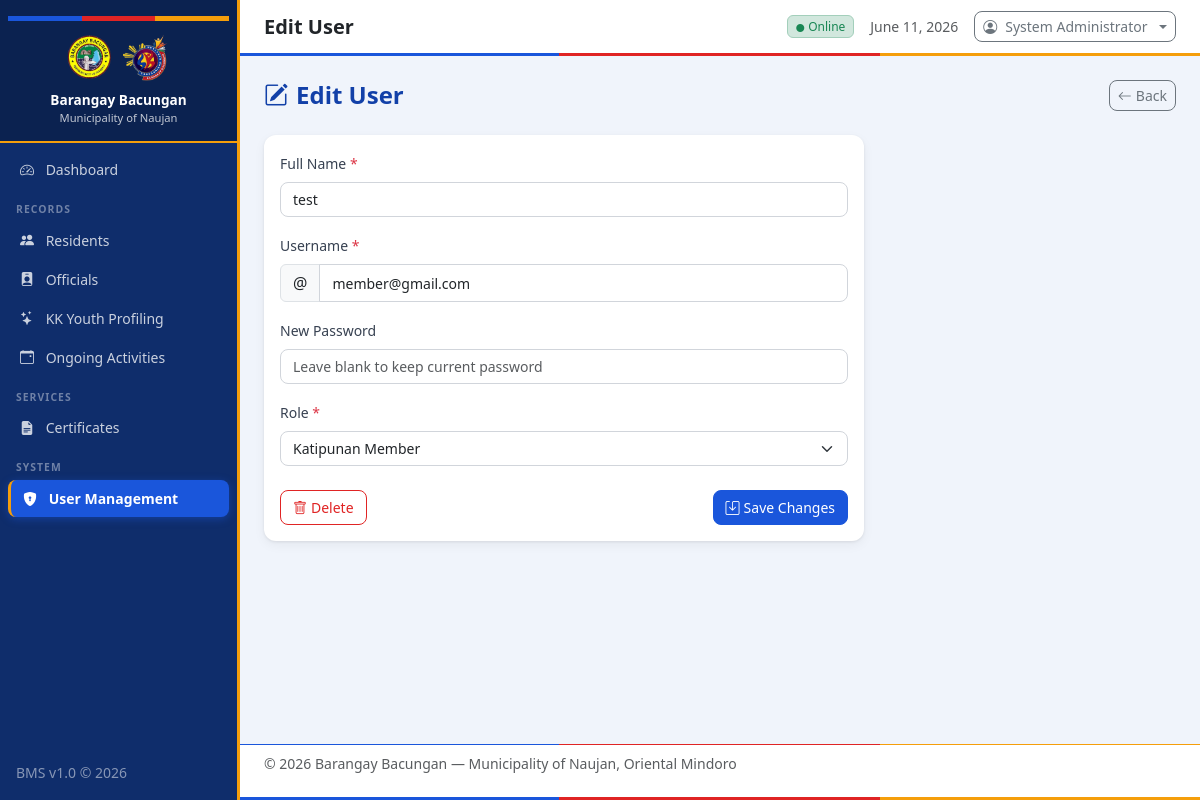
The page /modules/users/edit.php?id=4 (signed in) on the database its author committed.
### tables this page shows
CREATE TABLE users (
            id INTEGER PRIMARY KEY AUTOINCREMENT,
            username TEXT NOT NULL UNIQUE,
            password TEXT NOT NULL,
            full_name TEXT NOT NULL,
            role TEXT DEFAULT 'Staff',
            created_at TEXT DEFAULT (datetime('now','localtime'))
        );

### config/auth.php (called while the page is built, shortened)
<?php
function getCurrentUser(): ?array {
    $db = getDB();
    $stmt = $db->prepare("SELECT id, username, full_name, role FROM users WHERE id = ?");
    $stmt->execute([$_SESSION['user_id']]);
    return $stmt->fetch() ?: null;
}

### modules/users/edit.php (the view, shortened to what this page needs)
<?php
require_once __DIR__ . '/../../config/auth.php';
$pageTitle = 'Edit User';
$rootPath  = '../../';
$db = getDB();
$id = (int)($_GET['id'] ?? 0);
$stmt = $db->prepare("SELECT * FROM users WHERE id = ?");
$stmt->execute([$id]);
$data = $stmt->fetch();
include __DIR__ . '/../../includes/header.php';
?>
<div class="page-header mb-4 d-flex justify-content-between align-items-center">
    <h4 class="mb-0"><i class="bi bi-pencil-square me-2"></i>Edit User</h4>
    <a href="index.php" class="btn btn-outline-secondary btn-sm"><i class="bi bi-arrow-left me-1"></i>Back</a>
</div>
<div class="card content-card" style="max-width: 600px;">
    <div class="card-body">
        <form method="POST">
            <div class="mb-3">
                <label class="form-label">Full Name <span class="text-danger">*</span></label>
                <input type="text" name="full_name" class="form-control" value="<?= htmlspecialchars($data['full_name']) ?>" required>
            </div>
            <div class="mb-3">
                <label class="form-label">Username <span class="text-danger">*</span></label>
                <div class="input-group">
                    <span class="input-group-text">@</span>
                    <input type="text" name="username" class="form-control" value="<?= htmlspecialchars($data['username']) ?>" required>
                </div>
            </div>
            <div class="mb-3">
                <label class="form-label">New Password</label>
                <input type="password" name="password" class="form-control" placeholder="Leave blank to keep current password">
            </div>
            <div class="mb-3">
                <label class="form-label">Role <span class="text-danger">*</span></label>
                <select name="role" class="form-select" required>
                    <option value="Katipunan Member" <?= $data['role'] === 'Katipunan Member' ? 'selected' : '' ?>>Katipunan Member</option>
                </select>
            </div>
            <div class="text-end mt-4 d-flex justify-content-between">
                <?php if ($id !== $currentUser['id']): ?>
                <a href="delete.php?id=<?= $id ?>" class="btn btn-outline-danger" onclick="return confirm('Are you sure you want to delete this user?');">
                    <i class="bi bi-trash me-1"></i>Delete
                </a>
                <?php else: ?>
                <div></div>
                <?php endif; ?>
                <button type="submit" class="btn btn-primary"><i class="bi bi-save me-1"></i>Save Changes</button>
            </div>
        </form>
    </div>
</div>
<?php include __DIR__ . '/../../includes/footer.php'; ?>

### includes/header.php (shortened to what this page needs)
<?php
require_once dirname(__DIR__) . '/config/auth.php';
$currentUser = getCurrentUser();
?>
<!DOCTYPE html>
<html lang="en">
<head>
    <link rel="stylesheet" href="https://cdn.jsdelivr.net/npm/bootstrap@5.3.2/dist/css/bootstrap.min.css">
    <link rel="stylesheet" href="https://cdn.jsdelivr.net/npm/bootstrap-icons@1.11.3/font/bootstrap-icons.min.css">
    <link rel="stylesheet" href="<?= $rootPath ?? '' ?>assets/css/style.css">
</head>
<body>
<?php
function isActive(string $path): string {
    return str_contains($_SERVER['REQUEST_URI'], $path) ? 'active' : '';
}
?>
<div class="wrapper d-flex">
    <nav id="sidebar" class="sidebar d-flex flex-column flex-shrink-0 p-0">
        <div class="sidebar-header text-center py-3 px-2">
            <div class="brgy-seal mb-2 d-flex justify-content-center gap-2">
                <img src="<?= $rootPath ?? '' ?>assets/img/barangay.png" alt="Barangay Logo" style="width: 50px; height: 50px; object-fit: contain;">
                <img src="<?= $rootPath ?? '' ?>assets/img/sk.png" alt="SK Logo" style="width: 50px; height: 50px; object-fit: contain;">
            </div>
            <div class="brgy-name fw-bold text-white lh-sm">
                <?= BARANGAY_NAME ?><br>
                <small class="fw-normal opacity-75" style="font-size:0.7rem"><?= MUNICIPALITY ?></small>
            </div>
        </div>
        <ul class="nav flex-column px-2 pb-3 mt-2">
            <?php
            $userRole = $currentUser['role'] ?? '';
            $isAdmin = $userRole === 'Admin';
            $isSK = $userRole === 'SK Official';
            $isKK = $userRole === 'Katipunan Member';
            ?>
            <?php if ($isAdmin): ?>
            <li class="nav-item">
                <a href="<?= $rootPath ?? '' ?>index.php" class="nav-link <?= isActive('index.php') && !isActive('modules') ? 'active' : '' ?>">
                    <i class="bi bi-speedometer2 me-2"></i> Dashboard
                </a>
            </li>
            <li class="nav-item mt-1">
                <span class="nav-section-label px-2">RECORDS</span>
            </li>
            <li class="nav-item">
                <a href="<?= $rootPath ?? '' ?>modules/residents/index.php" class="nav-link <?= isActive('residents') ? 'active' : '' ?>">
                    <i class="bi bi-people-fill me-2"></i> Residents
                </a>
            </li>
            <li class="nav-item">
                <a href="<?= $rootPath ?? '' ?>modules/officials/index.php" class="nav-link <?= isActive('officials') ? 'active' : '' ?>">
                    <i class="bi bi-person-badge-fill me-2"></i> Officials
                </a>
            </li>
            <?php endif; ?>
            <?php if ($isAdmin || $isSK): ?>
            <li class="nav-item">
                <a href="<?= $rootPath ?? '' ?>modules/kk_youth/index.php" class="nav-link <?= isActive('kk_youth') ? 'active' : '' ?>">
                    <i class="bi bi-stars me-2"></i> KK Youth Profiling
                </a>
            </li>
            <?php endif; ?>
            <?php if ($isAdmin || $isKK || $isSK): ?>
            <li class="nav-item">
                <a href="<?= $rootPath ?? '' ?>modules/activities/index.php" class="nav-link <?= isActive('activities') ? 'active' : '' ?>">
                    <i class="bi bi-calendar-event me-2"></i> Ongoing Activities
                </a>
            </li>
            <?php endif; ?>
            <?php if ($isAdmin): ?>
            <li class="nav-item mt-1">
                <span class="nav-section-label px-2">SERVICES</span>
            </li>
            <li class="nav-item">
                <a href="<?= $rootPath ?? '' ?>modules/certificates/index.php" class="nav-link <?= isActive('certificates') ? 'active' : '' ?>">
                    <i class="bi bi-file-earmark-text-fill me-2"></i> Certificates
                </a>
            </li>
            <li class="nav-item mt-1">
                <span class="nav-section-label px-2">SYSTEM</span>
            </li>
            <li class="nav-item">
                <a href="<?= $rootPath ?? '' ?>modules/users/index.php" class="nav-link <?= isActive('users') ? 'active' : '' ?>">
                    <i class="bi bi-shield-lock-fill me-2"></i> User Management
                </a>
            </li>
            <?php endif; ?>
        </ul>
        <div class="mt-auto px-3 pb-3">
            <small class="text-white-50">BMS v1.0 &copy; <?= date('Y') ?></small>
        </div>
    </nav>
    <div class="main-content flex-grow-1 d-flex flex-column">
        <header class="topbar d-flex align-items-center px-4 py-2">
            <h5 class="mb-0 fw-semibold text-dark"><?= htmlspecialchars($pageTitle ?? 'Dashboard') ?></h5>
            <div class="ms-auto d-flex align-items-center gap-3">
                <span class="badge bg-success-subtle text-success border border-success-subtle">
                    <i class="bi bi-circle-fill me-1" style="font-size:0.5rem"></i>Online
                </span>
                <span class="text-muted small d-none d-md-inline"><?= date('F d, Y') ?></span>
                <div class="dropdown">
                    <button class="btn btn-sm btn-outline-secondary dropdown-toggle d-flex align-items-center gap-2" type="button" data-bs-toggle="dropdown">
                        <i class="bi bi-person-circle"></i>
                        <span class="d-none d-sm-inline"><?= htmlspecialchars($currentUser['full_name'] ?? 'User') ?></span>
                    </button>
                </div>
            </div>
        </header>
        <main class="flex-grow-1 p-4">

### assets/css/style.css (style rules this page uses)
:root { --blue: #1a56db; --blue-dark: #1240a8; --blue-light: #dbeafe; --red: #e02424; --red-dark: #b91c1c; --red-light: #fee2e2; --yellow: #f59e0b; --yellow-dark: #d97706; --yellow-light: #fef3c7; --sidebar-width: 240px; --sidebar-bg: #0f2d6b; --sidebar-hover: rgba(255,255,255,0.12); --sidebar-active: var(--blue); --accent: var(--blue); --accent-dark: var(--blue-dark); --accent-light: var(--blue-light); --topbar-height: 56px; --body-bg: #f0f4fb; --card-shadow: 0 1px 3px rgba(0,0,0,0.08), 0 4px 12px rgba(0,0,0,0.05); }
* { box-sizing: border-box; }
body { font-family: 'Segoe UI', system-ui, -apple-system, sans-serif; background: var(--body-bg); color: #1e293b; min-height: 100vh; }
.wrapper { min-height: 100vh; }
.sidebar { width: var(--sidebar-width); min-height: 100vh; background: var(--sidebar-bg); position: sticky; top: 0; height: 100vh; overflow-y: auto; transition: width 0.3s ease; z-index: 100; flex-shrink: 0; border-right: 3px solid var(--yellow); }
.sidebar-header { background: rgba(0,0,0,0.25); border-bottom: 2px solid var(--yellow); padding-bottom: 1rem; }
.sidebar-header::before { content: ''; display: block; height: 5px; background: linear-gradient(to right, var(--blue) 33.3%, var(--red) 33.3% 66.6%, var(--yellow) 66.6%); margin-bottom: 0.75rem; }
.brgy-name { font-size: 0.85rem; }
.nav-section-label { font-size: 0.65rem; font-weight: 700; letter-spacing: 0.1em; color: rgba(255,255,255,0.4); text-transform: uppercase; display: block; margin-top: 0.5rem; margin-bottom: 0.25rem; }
.sidebar .nav-link { color: rgba(255,255,255,0.78); border-radius: 8px; padding: 0.5rem 0.75rem; font-size: 0.875rem; transition: all 0.2s; margin-bottom: 2px; }
.sidebar .nav-link.active { background: var(--blue); color: #fff; font-weight: 600; box-shadow: 0 2px 8px rgba(26,86,219,0.45); border-left: 3px solid var(--yellow); }
.topbar { background: #fff; border-bottom: 3px solid transparent; border-image: linear-gradient(to right, var(--blue) 33.3%, var(--red) 33.3% 66.6%, var(--yellow) 66.6%) 1; min-height: var(--topbar-height); }
.main-content { min-width: 0; background: var(--body-bg); }
.content-card { background: #fff; border-radius: 12px; border: none; box-shadow: var(--card-shadow); }
.badge { font-weight: 500; font-size: 0.75rem; }
.form-label { font-weight: 500; font-size: 0.875rem; color: #374151; }
.form-control, .form-select { border-radius: 8px; border-color: #d1d5db; font-size: 0.875rem; }
.btn { border-radius: 8px; font-size: 0.875rem; font-weight: 500; }
.btn-primary { background: var(--blue); border-color: var(--blue); }
.btn-outline-danger { color: var(--red); border-color: var(--red); }
.page-header { display: flex; align-items: center; justify-content: space-between; margin-bottom: 1.5rem; flex-wrap: wrap; gap: 0.75rem; }
.page-header h4 { margin: 0; font-weight: 700; color: var(--blue-dark); }

### rows shown on the page
users: full_name "System Administrator"
users: full_name "test", username "member@gmail.com", role "Katipunan Member"

### other values the page prints
BARANGAY_NAME "Barangay Bacungan"
MUNICIPALITY "Municipality of Naujan"
$pageTitle "Edit User"
PROVINCE "Oriental Mindoro"
